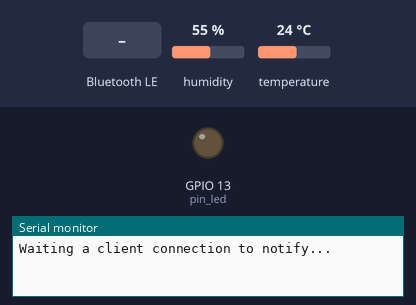
Recording of a sketch running on a simulated ESP32. On the bench: output pins drawn as LEDs (lit = HIGH), the last lines printed to the serial monitor. The test bench sets the inputs (shaded band); at power-on: humidity 55 %, temperature 24 °C. Nothing arrives over Bluetooth unless stated; a phone connects over Bluetooth LE 3 s after start.

Above: at 1.2 s.
1.3 s: Bluetooth LE write "LED1" received
At 2.1 s:
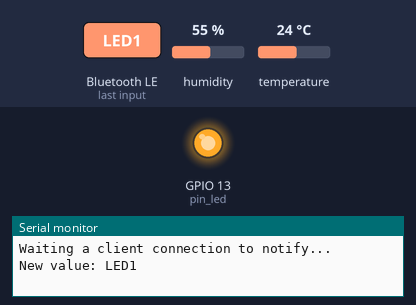
2.8 s: Bluetooth LE write "LED0" received
At 3.2 s:
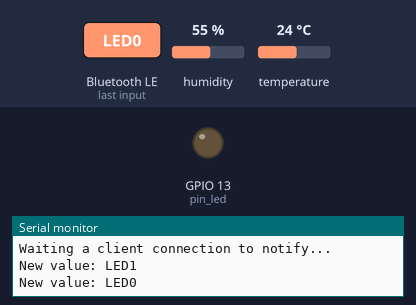
Timing chart, 0 to 5.8 s (numbered marks = the images above; inputs shaded):
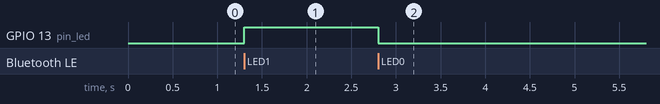

Measured:
- after the input at 1.3 s, GPIO 13 (pin_led): LOW → HIGH at once
- after the input at 2.8 s, GPIO 13 (pin_led): HIGH → LOW at once

The sketch:

Wireless_TempRH_Sensor_BLE.ino
```cpp
/*
 * Sketch: Wireless_TempRH_Sensor_BLE.ino
 * Intended to be run on an ESP32
 */
/*
    Based on Neil Kolban example for IDF: https://github.com/nkolban/esp32-snippets/blob/master/cpp_utils/tests/BLE%20Tests/SampleServer.cpp
    Ported to Arduino ESP32 by Evandro Copercini
    updates by chegewara and RHW
*/

// ====================================== BLE ============================================== //

#include <BLEDevice.h>
#include <BLEServer.h>
#include <BLEUtils.h>
#include <BLE2902.h>
// Temp/RH sensor library
#include "Adafruit_Si7021.h"
Adafruit_Si7021 sensor = Adafruit_Si7021();

BLEServer* pServer = NULL;
BLECharacteristic* pCharacteristic = NULL;
BLECharacteristic* pCharacteristic1 = NULL;
bool deviceConnected = false;
bool oldDeviceConnected = false;

byte pin_led = 13;
boolean LEDstatus = LOW;

float tempC = 0.0;
float rh = 0.0;

unsigned long t_old = 0L;

// See the following for generating UUIDs:
// https://www.uuidgenerator.net/

#define SERVICE_UUID        "4fafc201-1fb5-459e-8fcc-c5c9c331914b"
#define CHARACTERISTIC_UUID "beb5483e-36e1-4688-b7f5-ea07361b26a8"	// write value to browser
#define CHARACTERISTIC_UUID1 "beb5483e-36e1-4688-b7f5-ea07361b26a9"	// read value from browser


class MyServerCallbacks: public BLEServerCallbacks {
    void onConnect(BLEServer* pServer) {
      deviceConnected = true;
    };

    void onDisconnect(BLEServer* pServer) {
      deviceConnected = false;
    }
};

class NewDataReceivedCallbacks: public BLECharacteristicCallbacks {
    void onWrite(BLECharacteristic *pCharacteristic1) {
      std::string value = pCharacteristic1->getValue();

      String txt ="";

      if (value.length() > 0) {
        Serial.print("New value: ");
        for (int i = 0; i < value.length(); i++)
          txt = txt + value[i];
        Serial.println(txt);
        if (txt == "LED1") {
          LEDstatus = HIGH;
        }
        else if (txt == "LED0") {
          LEDstatus = LOW;
        }
        digitalWrite(pin_led,LEDstatus);
      }
    }
};
// ====================================== BLE ============================================== //


void setup()
{

Serial.begin(115200);

   if (!sensor.begin()) {
    Serial.println("Did not find Si7021 sensor!");
    while (true)
      ;
  }

pinMode(pin_led, OUTPUT);
digitalWrite(pin_led,LEDstatus);

// ====================================== BLE ============================================== //
  // Create the BLE Device
  BLEDevice::init("Integra_TRH_Sensor_01");

  // Create the BLE Server
  pServer = BLEDevice::createServer();
  pServer->setCallbacks(new MyServerCallbacks());

  // Create the BLE Service
  BLEService *pService = pServer->createService(SERVICE_UUID);

  // Create a BLE Characteristic to send data to web browser
  pCharacteristic = pService->createCharacteristic(
                      CHARACTERISTIC_UUID,
                      BLECharacteristic::PROPERTY_READ   |
                      BLECharacteristic::PROPERTY_WRITE  |
                      BLECharacteristic::PROPERTY_NOTIFY |
                      BLECharacteristic::PROPERTY_INDICATE
                    );

  // Create a BLE Characteristic to receive data from web browser
  pCharacteristic1 = pService->createCharacteristic(
                      CHARACTERISTIC_UUID1,
                      BLECharacteristic::PROPERTY_READ   |
                      BLECharacteristic::PROPERTY_WRITE
                    );

  // Create a BLE Descriptor
  pCharacteristic->addDescriptor(new BLE2902());
  pCharacteristic1->addDescriptor(new BLE2902());
  pCharacteristic1->setCallbacks(new NewDataReceivedCallbacks());

  // Start the service
  pService->start();

  // Start advertising
  BLEAdvertising *pAdvertising = BLEDevice::getAdvertising();
  pAdvertising->addServiceUUID(SERVICE_UUID);
  pAdvertising->setScanResponse(false);
  pAdvertising->setMinPreferred(0x0);  // set value to 0x00 to not advertise this parameter
  BLEDevice::startAdvertising();
  Serial.println("Waiting a client connection to notify...");
  // ====================================== BLE ============================================== //
}

void loop()
{

  // ====================================== BLE ============================================== //

  if (millis() > t_old + 100) {
      t_old = millis();
    tempC = sensor.readTemperature();
      // notify changed value
      if (deviceConnected) {
          char txString[16];
          tempC = sensor.readTemperature();
          String displayText = "temp:";
          displayText += String(tempC);
          displayText.toCharArray(txString, 19);
          pCharacteristic->setValue(txString);
          pCharacteristic->notify();
      delay(10);
          rh = sensor.readHumidity();
          displayText = "rh:";
          displayText += String(rh);
          displayText.toCharArray(txString, 19);
          pCharacteristic->setValue(txString);
          pCharacteristic->notify();
      }
  }

    // disconnecting
    if (!deviceConnected && oldDeviceConnected) {
        delay(500); // give the bluetooth stack the chance to get things ready
        pServer->startAdvertising(); // restart advertising
        Serial.println("start advertising");
        oldDeviceConnected = deviceConnected;
    }
    // connecting
    if (deviceConnected && !oldDeviceConnected) {
        // do stuff here on connecting
        oldDeviceConnected = deviceConnected;
    }
  // ====================================== BLE ============================================== //


}
```
